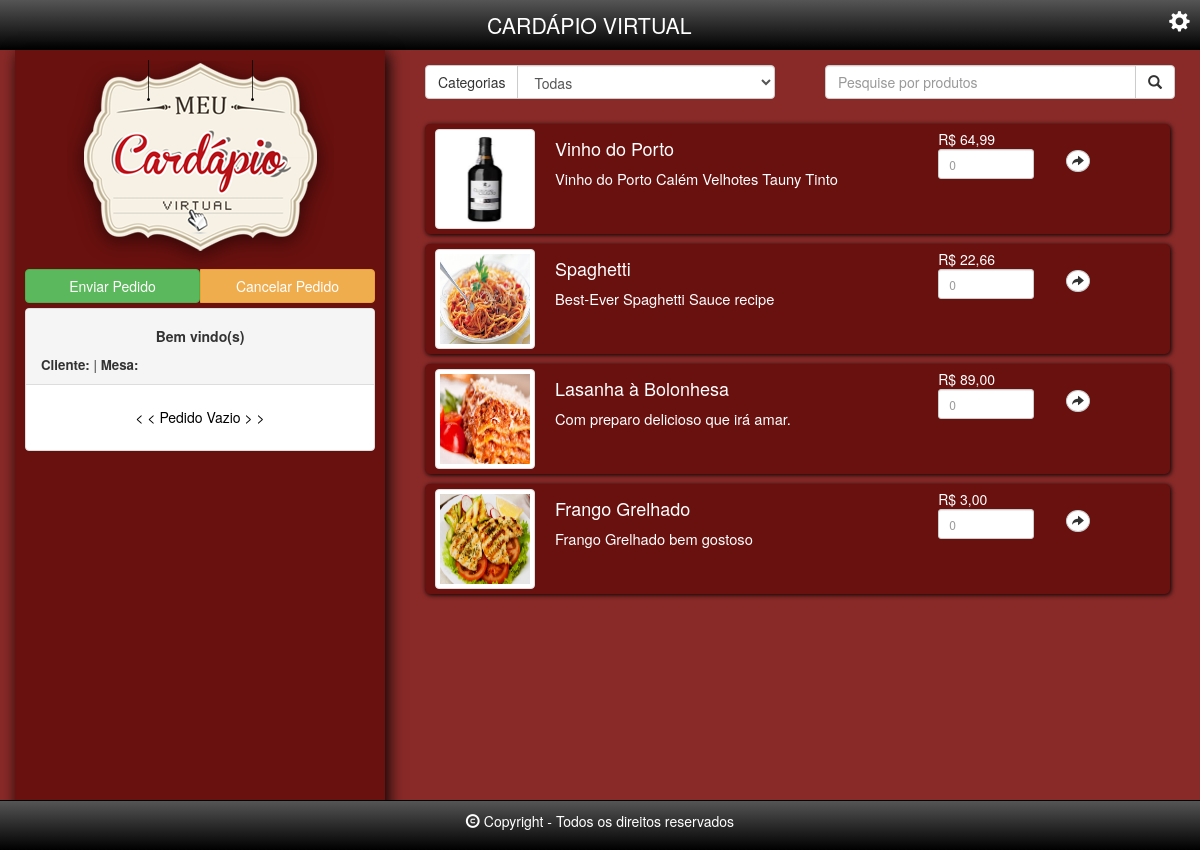
/?page=cardapio, run on the app's committed database.
### tables this page shows
CREATE TABLE IF NOT EXISTS `produto` (
  `idProduto` int(11) NOT NULL,
  `nome` varchar(45) DEFAULT NULL,
  `descricao` varchar(255) DEFAULT NULL,
  `imagem` varchar(100) DEFAULT NULL,
  `preco` double DEFAULT NULL,
  `categoria_idCategoria` int(11) DEFAULT NULL
);

### App/Controller/CardapioController.php (called while the page is built, shortened)
<?php
class CardapioController extends Controller{
	private $produto;
	private $categoria;
	private $pedidoAtual;
	public function __construct(ProdutoDao $produtoDao, CategoriaDao $categoriaDao, PedidoAtual $pedidoAtual){
		$this->produto = $produtoDao;
		$this->categoria = $categoriaDao;
		$this->pedidoAtual = $pedidoAtual;
	}
	public function index(){
		$this->view->set('produtos', $this->produto->listaTodos());
		$this->view->set('categorias', $this->categoria->listaTodos());
		$this->view->set('totalPedido', $this->pedidoAtual->mostraTotal());
		$this->view->set('itemsPedidos', $this->pedidoAtual->listaItemsPedido());
		$this->view->render("cardapio");
	}
}

### index.php (called while the page is built, shortened)
<?php
include_once DIR.DS.'App'.DS.'routes.php';

### App/Model/Produto/ProdutoDaoImpl.php (called while the page is built, shortened)
<?php
class ProdutoDaoImpl implements ProdutoDao{
	private $pdo;
	public function __construct(\PDO $pdo){
		$this->pdo = $pdo;
	}
	public function listaTodos(){
		$stmt = $this->pdo->prepare("SELECT p.*, c.descricao AS categoria_nome
			FROM produto AS p LEFT JOIN categoria AS c ON c.idCategoria = p.categoria_idCategoria");
		$stmt->setFetchMode(\PDO::FETCH_CLASS, 'App\Model\Produto\Produto');
		$stmt->execute();
		return $stmt->fetchAll();
	}
}

### App/Model/Produto/Produto.php (called while the page is built, shortened)
<?php
class Produto {
	private $idProduto;
	private $nome;
	private $descricao;
	private $imagem;
	private $preco;
	public function getIdProduto(){
		return $this->idProduto;
	}
	public function getNome(){
		return $this->nome;
	}
	public function getDescricao(){
		return $this->descricao;
	}
	public function getImagem(){
		return $this->imagem;
	}
	public function getPreco(){
		return $this->preco;
	}
}

### App/View/cardapio.php (the view, shortened to what this page needs)
<?php
    $glyphicon = "cog";
    $pagina = "gerenciaCardapio";
    include_once DIR.DS.'App'.DS.'Templates'.DS.'cabecalho.php';
?>
        <div class="row">
            <div class="col-xs-4">
                <div class="painel">
                	<img class="img-responsive logo" src="files/images/logo.png" />
                    <div class="btn-group btn-group-justified" role="group" aria-label="...">
                        <div class="btn-group" role="group">
                            <?php if(!isset($_SESSION['codigo_pedido'])){ ?>
                                <form method="post" action="?page=meu-pedido&action=enviaPedido" class="form">
                                    <button type="submit" class="btn btn-success">Enviar Pedido</button>
                                </form>
                            <?php } ?>
                        </div>
                        <div class="btn-group" role="group">
                            <a href="?page=meu-pedido&action=cancelaPedido" class="btn btn-warning">Cancelar Pedido</a>
                        </div>
                    </div>
                    <div class="panel panel-default meu-pedido">
                        <div class="panel-heading">
                            <h5 class="text-center"> <strong>Bem vindo(s)</strong> </h5>
                                <strong>Cliente: </strong><?php echo $_SESSION['nomeCliente']; ?> |
                                <strong>Mesa: </strong> <?php echo $_SESSION['idMesa']; ?>
                        </div>
                        <div class="panel-body">
                            <?php
                                include_once DIR.DS.'App'.DS.'View'.DS.'meu-pedido.php';
                            ?>
                        </div>
                    </div>
                </div>
            </div>
            <div class="col-xs-8">
                <div class="row">
                    <div class="col-xs-6">
                		<div class="input-group pesquisar">
                			<span class="input-group-btn">
                                <span class="btn btn-default">
                                    Categorias
                                </span>
                            </span>
	                    	<select class="form-control" id="filtro">
							  	<option>Todas</option>
							</select>
                		</div>
                    </div>
                    <div class="col-xs-6">
                        <div class="input-group pesquisar">
                            <input type="text" id="pesquisar" class="form-control" placeholder="Pesquise por produtos" />
                            <span class="input-group-btn">
                                <button class="btn btn-default" type="button">
                                    <span class="glyphicon glyphicon-search"></span>
                                </button>
                            </span>
                        </div>
                    </div>
                </div>
                <div class="row">
                    <div class="col-xs-12">
                        <ul class="lista_produtos">
                            <?php foreach ($produtos as $produto) : ?>
                                <li>
                                	<div class="row">
                                        <div class="col-xs-8">
                                            <img src="files/images/<?php echo $produto->getImagem(); ?>" class="img-thumbnail img-responsive" />
		                                    <h4 data-toggle="modal" data-target=".produto_<?php echo $produto->getIdProduto(); ?>">
		                                        <?php echo utf8_encode($produto->getNome()); ?>
		                                    </h4>
                                            <p> <?php echo utf8_encode($produto->getDescricao()); ?> </p>
                                		</div>
                                		<div class="col-xs-3">
                                     		R$ <?php echo number_format($produto->getPreco(), 2, ',', '.'); ?>
                                		</div>
                                        <div class="col-xs-2">
	                                        <form action="?page=meu-pedido&action=adiciona" method="post" class="form">
	                                            <input class="form-control input-sm" type="number" name="quantidade" placeholder="0" required />
                                		</div>
                                		<div class="col-xs-1">
	                                            <button type="submit" class="btn btn-default btn-xs glyphicon glyphicon-share-alt"></button>
                                		</div>
                                	</div>
                                </li>
                            <?php
                                endforeach;
                            ?>
                        </ul>
                    </div>
                </div>
            </div>
        </div>
<?php
    include_once DIR.DS.'App'.DS.'Templates'.DS.'rodape.php';
?>

### App/routes.php (shortened to what this page needs)
<?php
$page = isset($_GET['page']) ? $_GET['page'] : '';
$action = isset($_GET['action']) ? $_GET['action'] : 'index';
switch ($page) {
	case 'cardapio':
		$pedidoSession = new App\Model\Pedido\PedidoSession();
		$cardapio = new App\Controller\CardapioController($produtoDao, $categoriaDao, $pedidoSession);
		call_user_func_array(array($cardapio, $action), array());
		break;
}

### App/Mvc/View.php (shortened to what this page needs)
<?php
class View {
	private $data = array();
	private $folder;
	public function __construct(){
		$this->folder = DIR.DS.'App'.DS.'View'.DS;
	}
	public function set($key, $value){
		$this->data[$key] = $value;
	}
	public function render($file){
		$filename = $this->folder.$file.'.php';
		if(file_exists($filename)){
			extract($this->data);
			include $filename;
		}
	}
}

### App/Templates/cabecalho.php (shortened to what this page needs)
<!DOCTYPE html>
<html lang="pt-br">
<head>
	<link href="files/css/bootstrap.css" rel="stylesheet" />
	<link href="files/css/estilo.css" rel="stylesheet" />
</head>
<body>
<div class="container <?php echo $fundo; ?>">
    <div class="row">
        <div class="topo">
            <a href="?page=home"> CARDÁPIO VIRTUAL </a>
            <a href="?page=<?php echo $pagina; ?>">
                <span class="glyphicon glyphicon-<?php echo $glyphicon; ?>"></span>
            </a>
        </div>
    </div>

### App/View/meu-pedido.php (shortened to what this page needs)
<?php
	if($itemsPedidos == NULL){
?>
	<h5 class='text-center'>
		< < Pedido Vazio > >
	</h5>
<?php
	}
?>

### App/Templates/rodape.php (shortened to what this page needs)
	<div class="row">
        <div class="rodape navbar navbar-fixed-bottom">
            <span class="glyphicon glyphicon-copyright-mark"></span> Copyright - Todos os direitos reservados
        </div>
    </div>
</div>
</body>
</html>

### files/css/estilo.css (style rules this page uses)
body { background-color: #892A28; height: 100%; overflow: hidden; }
.container { width: 100%; }
.topo { text-align: center; color: #fff; background-image: linear-gradient(to bottom, #555, #000); padding: 10px; font-size: 16pt; }
.topo a, .topo a:visited { text-decoration: none; color: #fff; }
.rodape { text-align: center; color: #fff; background-image: linear-gradient(to bottom, #555, #000); padding: 10px; }
.glyphicon-cog, .glyphicon-off, .glyphicon-home { float: right; }
.logo { margin-left: auto; margin-right: auto; }
.meu-pedido { margin-top: 5px; color: #000; font-size: 10pt; }
.painel { color: #fff; width: 100%; background-color: #69110f; font-size: 14pt; padding: 10px; float: left; box-shadow: 3px 3px 15px #000; }
.pesquisar { margin-top: 5px; padding: 10px; }
.lista_produtos { list-style-type: none; margin-top: 5px; margin-left: auto; margin-right: auto; padding: 5px; overflow-y: auto; float: left; }
.lista_produtos li { background: #69110f; padding: 5px 10px; margin: 5px; width: 98%; height: auto; float: left; color: #fff; text-align: justify; border-radius: 5px; box-shadow: 1px 1px 5px #000; }
.lista_produtos li h4 { cursor: pointer; }
.lista_produtos li p { font-size: 11pt; }
.lista_produtos li img { width: 100px; height: 100px; float: left; margin-right: 20px; }
.lista_produtos li button { border-radius: 100%; color: #333; margin-right: 7px; float: right; }

### data on the page
produto: imagem (picture), nome "Vinho do Porto", descricao "Vinho do Porto Calém Velhotes Tauny Tinto", preco "64,99"
produto: imagem (picture), nome "Spaghetti", descricao "Best-Ever Spaghetti Sauce recipe", preco "22,66"
produto: imagem (picture), nome "Lasanha à Bolonhesa", descricao "Com preparo delicioso que irá amar.", preco "89,00"
produto: imagem (picture), nome "Frango Grelhado", descricao "Frango Grelhado bem gostoso", preco "3,00"
